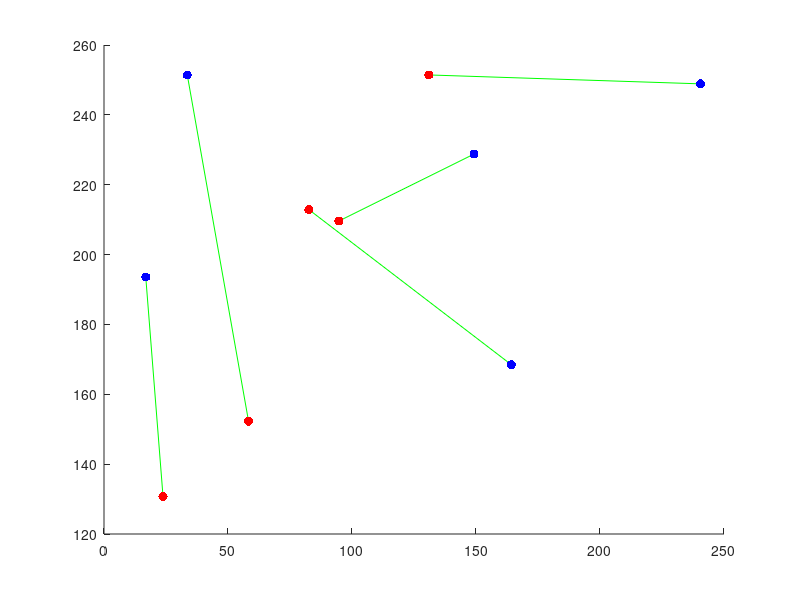
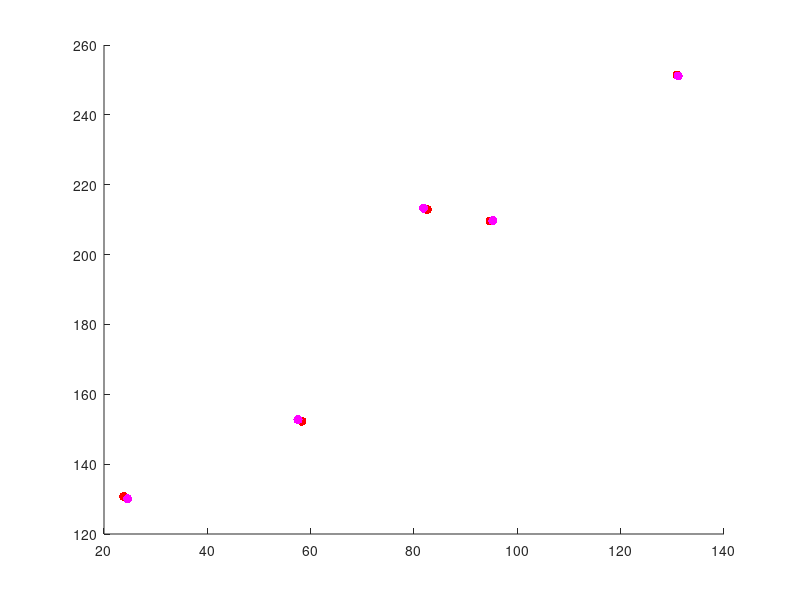

Source code (MATLAB) for these figures, in order:
function practical1

%The aim of practical 1 is to calculate the homography that best maps two
%sets of points to one another.  We will (eventually) use this for creating
%panoramas, and for calculating the 3d pose of planes.  You should use this
%template for your code and fill in the missing sections marked "TO DO"

%close all open figures
close all;

%set of two dimensional Cartesian points  --x1
pts1Cart = [  240.5000   16.8351   33.5890  164.2696  149.1911;...
              248.8770  193.5890   251.3901 168.4581  228.7723];
%TO DO 2: Using only 4 points 
%pts1Cart = [  240.5000   16.8351   33.5890  164.2696;...
  %            248.8770  193.5890   251.3901 168.4581];
%turn points to homogeneous representation --x1
pts1Hom = [pts1Cart; ones(1,size(pts1Cart,2))] 
      
%define a homography phi
H = [0.6 0.7 -100; 1.0 0.6 50; 0.001 0.002 1.0]

%apply homography to points pts2Hom--x2
pts2Hom = H*pts1Hom

%convert back to Cartesian
pts2Cart = pts2Hom(1:2,:)./repmat(pts2Hom(3,:),2,1) 

%add a small amount of noise
noiseLevel = 4.0;
pts2Cart = pts2Cart+noiseLevel*randn(size(pts2Cart)) %x

%draw two set of two dimensional points
%opens figure
figure; set(gcf,'Color',[1 1 1]);
%draw lines between each pair of points
nPoint = size(pts1Cart,2)
for (cPoint = 1:nPoint)
    %plot a green line between each pair of points
    plot([pts1Cart(1,cPoint) pts2Cart(1,cPoint)],[pts1Cart(2,cPoint) pts2Cart(2,cPoint)],'g-');
    %make sure we don't replace with next point
    hold on;
end;

%draws first set of points
plot(pts1Cart(1,:),pts1Cart(2,:),'b.','MarkerSize',20);
%remove axis
set(gca,'Box','Off');

%draws second set of points
plot(pts2Cart(1,:),pts2Cart(2,:),'r.','MarkerSize',20);

%now our goal is to transform the first points so that they map to the
%second set of points

%****TO DO****: Fill in the details of this routine 
%At the moment, it just returns and identity matrix (body is below)
HEst = calcBestHomography(pts1Cart, pts2Cart);

%now we will see how well the routine works by applying the mapping and
%measuring the square  distance between the desired and actual positions

%apply homography to points
%TO DO 1 add a scaling parameter: lambda, the result of pts2EstHom remains
%the same
lambda=randn(1,1);
pts2EstHom = lambda*HEst*pts1Hom

%convert back to Cartesian
pts2EstCart = pts2EstHom(1:2,:)./repmat(pts2EstHom(3,:),2,1)

%calculate mean squared distance from actual points
sqDiff = mean(sum((pts2Cart-pts2EstCart).^2))

%draw figure with points before and after
%draw two set of two dimensional points
%opens figure
figure; set(gcf,'Color',[1 1 1]);
%draw lines between each pair of points
nPoint = size(pts1Cart,2)
for (cPoint = 1:nPoint)
    %plot a green line pairs of actual and estimated points
    plot([pts2Cart(1,cPoint) pts2EstCart(1,cPoint)],[pts2Cart(2,cPoint) pts2EstCart(2,cPoint)],'g-');
    %make sure we don't replace with next point
    hold on;
end;

%draws second set of points
plot(pts2Cart(1,:),pts2Cart(2,:),'r.','MarkerSize',20);
%remove axis
set(gca,'Box','Off');

%draws estimated positions of second set of points
plot(pts2EstCart(1,:),pts2EstCart(2,:),'m.','MarkerSize',20);

%other things **** TO DO ****
%1. Convince yourself that the homography is ambiguous up to scale (by
%multiplying it by a constant factor and showing it does the same thing).
%Can you see why this is mathematically the case?
%2. Show empirically that your homography routine can EXACTLY map any four points to any
%other four points
%3. Now move to practical 1b.




%==========================================================================
function H = calcBestHomography(pts1Cart, pts2Cart)

%should apply direct linear transform (DLT) algorithm to calculate best
%homography that maps the points in pts1Cart to their corresonding matchin in 
%pts2Cart


%****TO DO ****: replace this
%H = zeros(3);
H = eye(3);
%**** TO DO ****;
%first turn points to homogeneous
%then construct A matrix which should be (10 x 9) in size
%solve Ah = 0 by calling
%h = solveAXEqualsZero(A); (you have to write this routine too - see below)
pts1Hom = [pts1Cart; ones(1,size(pts1Cart,2))]';
ndata=size(pts1Cart,2);
y=[zeros(ndata,3),-pts1Hom,[pts2Cart(2,:)]'.*[pts1Hom]];
x=[pts1Hom,zeros(ndata,3),[pts2Cart(1,:)]'.*[-pts1Hom]];

A=zeros(2*ndata,9);
for i=1:ndata
    n=2*i-1;
    n2=2*i;
    A(n,:)=y(i,:);
    A(n2,:)=x(i,:);
end;
    
h = solveAXEqualsZero(A);

%reshape h into the matrix H
H=reshape(h,[3,3])';
%Beware - when you reshape the (9x1) vector x to the (3x3) shape of a homography, you must make
%sure that it is reshaped with the values going first into the rows.  This
%is not the way that the matlab command reshape works - it goes columns
%first.  In order to resolve this, you can reshape and then take the
%transpose


%==========================================================================
function x = solveAXEqualsZero(A);
[U L V]=svd(A);
x=V(:,size(V,2));
%****TO DO **** Write this routine 


